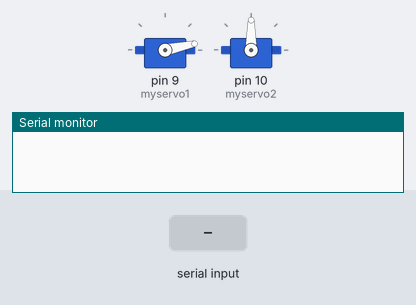
Simulated run of this sketch. Board: Arduino Uno, built with avr-gcc and run on an emulated ATmega328P. Shown: 2 × servo, the last lines printed to the serial monitor. Inputs (shaded band) come from the test bench.

Above: at 1.2 s.
1.3 s: "s90\n" received over Serial
4.3 s: "a,45\n" received over Serial
At 4.46 s:
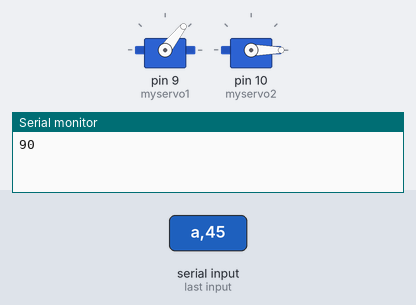
7.3 s: "a90\n" received over Serial
At 7.46 s:
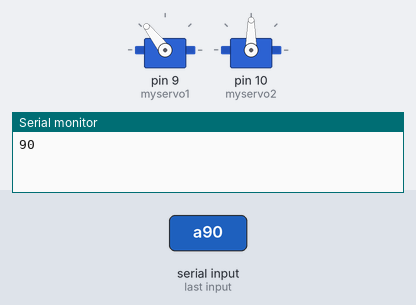
10.3 s: "a" received over Serial
At 10.46 s:
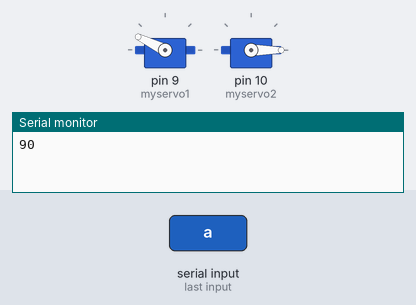
Timing chart, 0 to 14.3 s (numbered marks = the images above; inputs shaded):
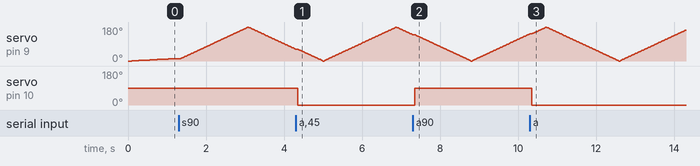

Measured:
- after the input at 4.3 s, servo on pin 10 (myservo2): 90° → 0° after 0.05 s
- after the input at 7.3 s, servo on pin 10 (myservo2): 0° → 90° after 0.05 s
- after the input at 10.3 s, servo on pin 10 (myservo2): 90° → 0° after 0.05 s

The sketch:

servoController.ino
```cpp
#include <Servo.h>
#include <math.h>

Servo myservo1;  // create servo object to control a servo
Servo myservo2;  // create servo object to control a servo

float pos = 0;
float val = 0.001;
String inString = "";
bool flag = true;

void setup() {
  Serial.begin(9600);
  myservo1.attach(9);  // attaches the servo on pin 9 to the servo object
  myservo2.attach(10);  // attaches the servo on pin 10 to the servo object
  Serial.setTimeout(50);
}

void loop() {

  if(Serial.available() != 0){
        inString = Serial.readString();
        char flag = inString.charAt(0);
        if(flag == 'a'){
          int angle = inString.substring(1).toInt();
          if(angle >= 0 && angle <= 180){
            myservo2.write(angle);
          }

        }else if(flag == 's'){
          int speed = inString.substring(1).toInt();
          Serial.println(speed);
          if(speed >= 0 && speed <= 100){
            val = 0.0001 * speed;
          }
        }
    }


    if(flag){
      pos += val;
      if(pos >= 180){
        flag = !flag;
      }
    }else{
      pos -= val;
      if(pos <= 0){
        flag = !flag;
      }
    }

    myservo1.write(pos);
}
```
